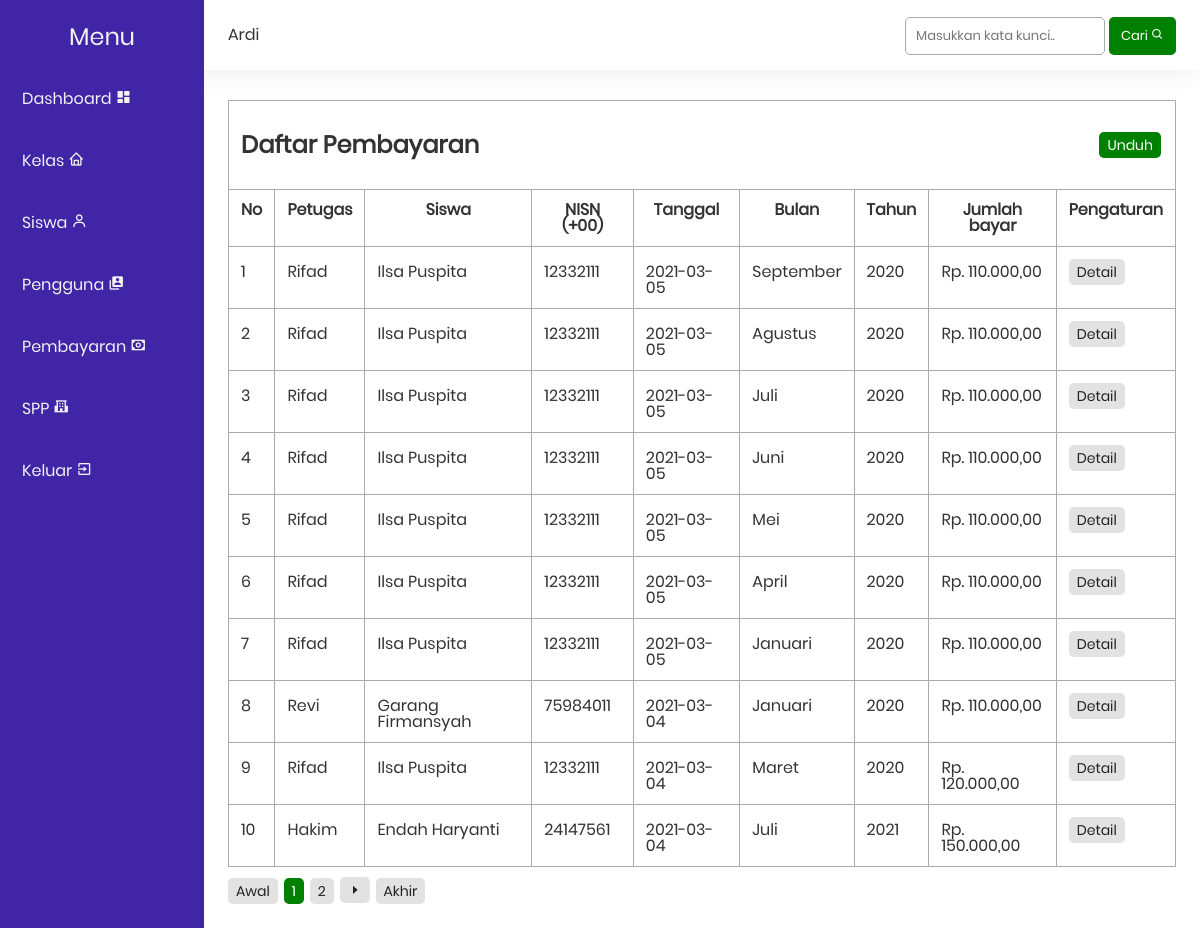
/public/payment/index.php (signed in), run on the app's committed database.
### tables this page shows
CREATE TABLE `pembayaran` (
  `id` int(11) NOT NULL,
  `id_petugas` int(11) NOT NULL,
  `nisn` int(10) NOT NULL,
  `tanggal_bayar` date NOT NULL,
  `bulan_dibayar` varchar(10) NOT NULL,
  `tahun_dibayar` varchar(4) NOT NULL,
  `id_spp` int(11) NOT NULL,
  `jumlah_bayar` int(11) NOT NULL
);

CREATE TABLE `pengguna` (
  `id` int(11) NOT NULL,
  `nama` varchar(35) NOT NULL,
  `email` varchar(25) NOT NULL,
  `kata_sandi` varchar(50) NOT NULL,
  `tingkat` enum('admin','petugas','siswa') NOT NULL
);

CREATE TABLE `siswa` (
  `nisn` bigint(10) NOT NULL,
  `nis` bigint(8) NOT NULL,
  `nama` varchar(35) NOT NULL,
  `id_kelas` int(11) NOT NULL,
  `alamat` text NOT NULL,
  `no_telepon` bigint(12) NOT NULL,
  `id_spp` int(11) NOT NULL
);

### functions.php (called while the page is built, shortened)
<?php
$conn = mysqli_connect("localhost", "root", "", "spp");
function rupiah($money)
{
    return number_format($money, 2, ',', '.');
}
function queryPagination($query)
{
    global $conn;
    $result = mysqli_query($conn, $query);
    return mysqli_num_rows($result);
}
function startNumber($activePage, $link)
{
    return 1;
}
function endNumber($activePage, $link, $totalPage)
{
    return $totalPage;
}
function numberData($limit, $curretPage)
{
    return 1 + ($limit * ($curretPage - 1));
}

### public/payment/index.php (the view, shortened to what this page needs)
<?php
include_once('../layout/navbar.php');
include_once('../layout/sidebar.php');
if (isset($_POST['search'])) {
    $keyword = $_POST['keyword'];
} else {
    $keyword = '';
}
if (isset($_SESSION['admin'])) {
    $query = "SELECT *,
                pembayaran.id AS id_pembayaran,
                siswa.nama AS nama_siswa
            FROM pembayaran
            JOIN siswa ON siswa.nisn = pembayaran.nisn
            JOIN pengguna ON pengguna.id = pembayaran.id_petugas
            WHERE siswa.nama LIKE '%$keyword%' OR
                pengguna.nama LIKE '%$keyword%' OR
                pembayaran.nisn LIKE '%$keyword%' OR
                tanggal_bayar LIKE '%$keyword%' OR
                tahun_dibayar LIKE '%$keyword%' OR
                jumlah_bayar LIKE '%$keyword%' OR
                bulan_dibayar LIKE '%$keyword%'
            ORDER BY id_pembayaran DESC";
}
$totalData = queryPagination($query);
$limit = 10;
$totalPage = ceil($totalData / $limit);
$activePage = (isset($_GET['page'])) ? $_GET['page'] : 1;
$curretPage = $activePage ? $activePage : 1;
$startData = ($activePage * $limit) - $limit;
$link = 2;
$startNumber = startNumber($activePage, $link);
$endNumber = endNumber($activePage, $link, $totalPage);
$pembayaran = mysqli_query($conn, $query . " LIMIT $startData, $limit");
$no = numberData($limit, $curretPage);
?>
<table class="table">
    <tr>
        <td colspan="10">
            <span id="action">
                <h2>Daftar Pembayaran</h2>
                <div>
                    <a href="pdf.php" class="badge <?= isset($_SESSION['admin']) ? 'green' : 'grey' ?>">Unduh</a>
                </div>
            </span>
        </td>
    </tr>
    <tr>
        <th>No</th>
        <th>Petugas</th>
        <th>Siswa</th>
        <th>NISN (+00)</th>
        <th>Tanggal</th>
        <th>Bulan</th>
        <th>Tahun</th>
        <th>Jumlah bayar</th>
        <th>Pengaturan</th>
    </tr>
    <?php foreach ($pembayaran as $p) : ?>
        <tr>
            <td><?= $no++; ?></td>
            <td><?= $p['nama']; ?></td>
            <td><?= $p['nama_siswa']; ?></td>
            <td><?= $p['nisn']; ?></td>
            <td><?= $p['tanggal_bayar']; ?></td>
            <td><?= $p['bulan_dibayar']; ?></td>
            <td><?= $p['tahun_dibayar']; ?></td>
            <td>Rp. <?= rupiah($p['jumlah_bayar']); ?></td>
            <td>
                <a href="detail.php?i=<?= $p['id_pembayaran'] ?>" class="badge grey">Detail</a>
            </td>
        </tr>
    <?php endforeach; ?>
</table>
<div class="pagination">
    <a href="?page=1" class="badge grey">Awal</a>
    <?php for ($i = $startNumber; $i <= $endNumber; $i++) : ?>
        <?php if ($i == $activePage) : ?>
            <a href="?page=<?= $i; ?>" class="badge green"><?= $i; ?></a>
        <?php else : ?>
            <a href="?page=<?= $i; ?>" class="badge grey"><?= $i; ?></a>
        <?php endif; ?>
    <?php endfor; ?>
    <?php if ($activePage < $totalPage) : ?>
        <a href="?page=<?= $activePage + 1; ?>"><i class='bx bx-caret-right badge grey'></i></a>
    <?php endif; ?>
    <a href="?page=<?= $totalPage; ?>" class="badge grey">Akhir</a>
</div>
<?php include_once('../layout/footer.php'); ?>

### style.css (style rules this page uses)
html, body, div, span, applet, object, iframe, blockquote, pre, abbr, acronym, address, big, cite, code, del, dfn, em, img, ins, kbd, q, s, samp, small, strike, strong, sub, sup, tt, var, b, u, i, a, p, center, dl, dt, dd, ol, ul, li, fieldset, form, label, legend, table, caption, tbody, tfoot, thead, tr, td, article, aside, canvas, details, embed, figure, figcaption, footer, header, hgroup, menu, nav, output, ruby, section, summary, time, mark, audio, video { margin: 0; padding: 0; border: 0; font-size: 100%; font: inherit; vertical-align: baseline; font-family: "Poppins", Arial, Helvetica, sans-serif; }
body { line-height: 1; }
html { scroll-behavior: smooth; }
a { text-decoration: none; }
h1, h2, h3, h4, h5, h6, p, td, th, a, label { color: #333; }
.table { border-collapse: collapse; border-spacing: 10px; width: 100%; }
.table td, .table th { border: 1px solid#aaa; padding: 12px; }
.pagination { margin-top: 10px; }
.badge { padding: 6px 8px; display: inline-block; font-size: 14px; text-align: center; box-sizing: border-box; border-radius: 5px; margin-right: 2px; }
.green { color: white; background-color: green; }
.grey { color: #222; background-color: #e2e2e2; }
#action { display: flex; width: 100%; align-items: center; align-content: center; justify-content: space-between; }

### data on the page
pembayaran: pengguna.nama "Rifad", siswa.nama "Ilsa Puspita", siswa.nisn "12332111", tanggal_bayar "2021-03-05", bulan_dibayar "September", tahun_dibayar "2020", jumlah_bayar "110.000,00"
pembayaran: pengguna.nama "Rifad", siswa.nama "Ilsa Puspita", siswa.nisn "12332111", tanggal_bayar "2021-03-05", bulan_dibayar "Agustus", tahun_dibayar "2020", jumlah_bayar "110.000,00"
pembayaran: pengguna.nama "Rifad", siswa.nama "Ilsa Puspita", siswa.nisn "12332111", tanggal_bayar "2021-03-05", bulan_dibayar "Juli", tahun_dibayar "2020", jumlah_bayar "110.000,00"
pembayaran: pengguna.nama "Rifad", siswa.nama "Ilsa Puspita", siswa.nisn "12332111", tanggal_bayar "2021-03-05", bulan_dibayar "Juni", tahun_dibayar "2020", jumlah_bayar "110.000,00"
pembayaran: pengguna.nama "Rifad", siswa.nama "Ilsa Puspita", siswa.nisn "12332111", tanggal_bayar "2021-03-05", bulan_dibayar "Mei", tahun_dibayar "2020", jumlah_bayar "110.000,00"
pembayaran: pengguna.nama "Rifad", siswa.nama "Ilsa Puspita", siswa.nisn "12332111", tanggal_bayar "2021-03-05", bulan_dibayar "April", tahun_dibayar "2020", jumlah_bayar "110.000,00"
pembayaran: pengguna.nama "Rifad", siswa.nama "Ilsa Puspita", siswa.nisn "12332111", tanggal_bayar "2021-03-05", bulan_dibayar "Januari", tahun_dibayar "2020", jumlah_bayar "110.000,00"
pembayaran: pengguna.nama "Revi", siswa.nama "Garang Firmansyah", siswa.nisn "75984011", tanggal_bayar "2021-03-04", bulan_dibayar "Januari", tahun_dibayar "2020", jumlah_bayar "110.000,00"
pembayaran: pengguna.nama "Rifad", siswa.nama "Ilsa Puspita", siswa.nisn "12332111", tanggal_bayar "2021-03-04", bulan_dibayar "Maret", tahun_dibayar "2020", jumlah_bayar "120.000,00"
pembayaran: pengguna.nama "Hakim", siswa.nama "Endah Haryanti", siswa.nisn "24147561", tanggal_bayar "2021-03-04", bulan_dibayar "Juli", tahun_dibayar "2021", jumlah_bayar "150.000,00"

### other printed values
$_SESSION["name"] "Ardi"
